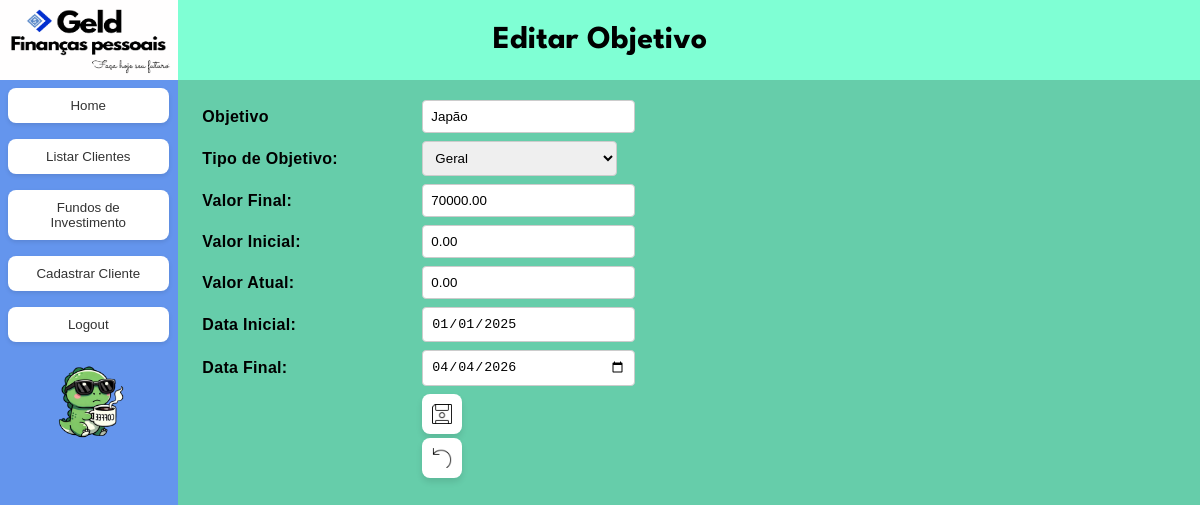
Screenshot of /objetivo/1/edit (signed in) with the database file from the repository.
### app/models/geld_models.py (models this page shows, shortened)
class Objetivo(Base):
    __tablename__ = 'objetivos'
    id = Column(Integer, primary_key = True)
    cliente_id = Column(Integer, ForeignKey('clientes.id'), nullable = False)
    nome_objetivo = Column(String, nullable =False)
    tipo_objetivo = Column(Enum(TipoObjetivoEnum), nullable=False, default=TipoObjetivoEnum.geral)
    valor_final = Column(Numeric(15,2), nullable = False)
    valor_real = Column(Numeric(15,2), nullable = False)
    valor_inicial = Column(Numeric(15,2), nullable = False)
    data_inicial = Column(DateTime, nullable = False)
    data_final = Column(DateTime, nullable = False)
    cliente = relationship("Cliente", back_populates = "objetivos")

### app/routes/objetivo.py (the view, shortened to what this page needs)
@objetivo_bp.route('/objetivo/<int:objetivo_id>/edit', methods=['GET', 'POST'])
@login_required
def edit_objetivo(objetivo_id):
    try:
        db = create_session()
        global_service = GlobalServices(db)
        if request.method == 'GET':
            objetivo = global_service.get_by_id(Objetivo, objetivo_id)
            print(f"Objetivo encontrado: {objetivo.id}")
            if not objetivo:
                flash('Objetivo não encontrado.')
                return redirect(url_for('objetivo.listar_objetivos'))
            cliente = global_service.get_by_id(Cliente, objetivo.cliente_id)
            print(f"Cliente encontrado: {cliente.nome}")
            return render_template('objetivo/edit_objetivo.html', objetivo=objetivo,  cliente=cliente)
    finally:
        db.close()

### app/models/geld_models.py (called while the page is built)
def create_session():
    engine = create_engine(DATABASE_URL)
    Session = sessionmaker(bind = engine)
    return Session()

### app/services/global_services.py (called while the page is built)
def login_required(f):
    @wraps(f)
    def decorated_function(*args, **kwargs):
        if 'logged_in' not in session:
            return redirect(url_for('auth.login'))
        return f(*args, **kwargs)
    return decorated_function

    def get_by_id(self, model_class: Type[class_set], instance_id: int)-> Optional[class_set]:
        try:
            return self.db.query(model_class).filter(model_class.id == instance_id).first()
        except Exception as e:
            raise e

### app/templates/objetivo/edit_objetivo.html (shortened to what this page needs)
{% extends "base.html" %}
{% block header %}Editar Objetivo{% endblock %}
{% block content %}
<div class="center">
    <form method="POST" action="{{ url_for('objetivo.edit_objetivo', objetivo_id=objetivo.id) }}">
        <div class="label">
            <label for="nome_objetivo">Objetivo</label>
            <input type="text" id="nome_objetivo" name="nome_objetivo" value="{{ objetivo.nome_objetivo }}" required>
        </div>
        <div class="label">
            <label for="tipo_objetivo">Tipo de Objetivo:</label>
            <select id="tipo_objetivo" name="tipo_objetivo" required>
                <option value="geral" {% if objetivo.tipo_objetivo.value == 'geral' %}selected{% endif %}>Geral</option>
            </select>
        </div>
        <div class="label">
            <label for="valor_final">Valor Final:</label>
            <input type="number" step="0.01" id="valor_final" name="valor_final" value="{{ objetivo.valor_final }}" required>
        </div>
        <div class="label">
            <label for="valor_inicial">Valor Inicial:</label>
            <input type="number" step="0.01" id="valor_inicial" name="valor_inicial" value="{{ objetivo.valor_inicial }}" readonly>
        </div>
        <div class="label">
            <label for="valor_real">Valor Atual:</label>
            <input type="number" step="0.01" id="valor_real" name="valor_real" value="{{ objetivo.valor_real }}" required>
        </div>
        <div class="label">
            <label for="data_inicial">Data Inicial: </label>
            <input type="date" id="data_inicial" name="data_inicial" value="{{ objetivo.data_inicial.strftime('%Y-%m-%d') }}" readonly>
        </div>
        <div class="label">
            <label for="data_final">Data Final: </label>
            <input type="date" id="data_final" name="data_final" value="{{ objetivo.data_final.strftime('%Y-%m-%d') }}" required>
        </div>
        <div class="label" style="margin-top: 20px;">
            <label></label>
            <div>
                <button type="submit" class="smlBtn"><img src="{{ url_for('static', filename='icons/save.png') }}" class="sml-btn-icon"></button>
                <button type="button" class="smlBtn" onclick="window.location.href=`{{ url_for('objetivo.listar_objetivos', cliente_id=cliente.id) }}`">
                <img src="{{ url_for('static', filename='icons/back.png') }}" class="sml-btn-icon"></button>
            </div>
    </form>
</div>
{% endblock %}

### app/static/styles.css (style rules this page uses)
.center { background-color: mediumaquamarine; position: fixed; padding-left: 2%; padding-top: 1%; top: 10%; left: calc(10vh * (903 / 405)); width: calc(100% - (10vh * (903 / 405))); height: 90%; overflow-y: scroll; font-family: 'Poppins', sans-serif; letter-spacing: 0.3px; box-sizing: border-box; }
form { display: table; border-collapse: separate; border-spacing: 0 .5rem; }
.label { display: table-row; }
.label label { display: table-cell; width: 200px; padding-right: 20px; vertical-align: middle; font-weight: bold; }
.label input, .label select { display: table-cell; width: 100%; padding: 8px; border: 1px solid #ccc; border-radius: 4px; }
.smlBtn { background-color: #ffffff; border: none; border-radius: 8px; padding: 5px 10px; width: 40px; color: #333; font-weight: 600; font-size: 16px; transition: all 0.3s ease; box-shadow: 0 4px 6px rgba(0,0,0,0.1); text-align: right; position: relative; margin-bottom: 2%; display:flow-root; height: 40px; }
.sml-btn-icon { position:absolute; transform: translateY(-50%); width: 30px; height: 30px; object-fit: contain; }
img { max-width: 50%; height: auto; display: block; margin-left: auto; margin-right: auto; }

### rows the page displays
Objetivo: nome_objetivo "Japão", tipo_objetivo "Geral", valor_final "70000.00", valor_inicial "0.00", valor_real "0.00", data_inicial "01/01/2025", data_final "04/04/2026"
